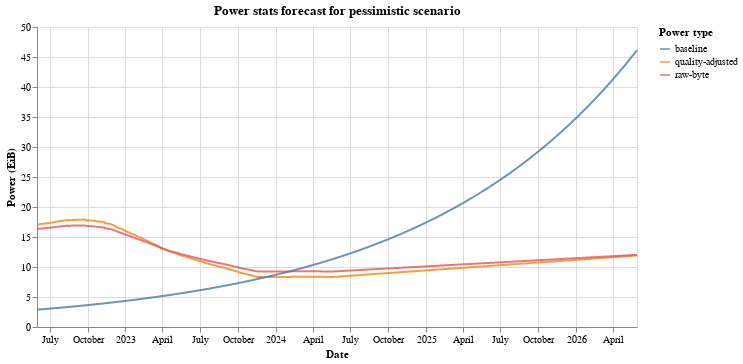

Notebook code for this chart:
### Markdown cell above
#### Plot results

### Code cell
source = df[["date", "total_power", "power_type"]]
source["total_power"] = source["total_power"]/1024.0
source = pd.concat([source, baseline_df])

alt.Chart(source).mark_line(opacity=0.8).encode(
    x=alt.X('date:T', title="Date"),
    y=alt.Y('total_power:Q', title="Power (EiB)"),
    color=alt.Color('power_type:N', legend=alt.Legend(title="Power type"))
).properties(
    width=600, height=300, title="Power stats forecast for pessimistic scenario"
)

### Figure 1 — Vega-Lite specification as saved in the notebook (floating-point values rounded to 4 significant figures; data arrays with more than 128 entries replaced by an {"elided": "..."} marker saying what was removed)
{"$schema": "https://vega.github.io/schema/vega-lite/v4.17.0.json", "config": {"view": {"continuousHeight": 300, "continuousWidth": 400}}, "data": {"name": "data-779f9c38e985a8318363211a4a1659db"}, "datasets": {"data-779f9c38e985a8318363211a4a1659db": {"elided": "4380 records"}}, "encoding": {"color": {"field": "power_type", "legend": {"title": "Power type"}, "type": "nominal"}, "x": {"field": "date", "title": "Date", "type": "temporal"}, "y": {"field": "total_power", "title": "Power (EiB)", "type": "quantitative"}}, "height": 300, "mark": {"opacity": 0.8, "type": "line"}, "title": "Power stats forecast for pessimistic scenario", "width": 600}
